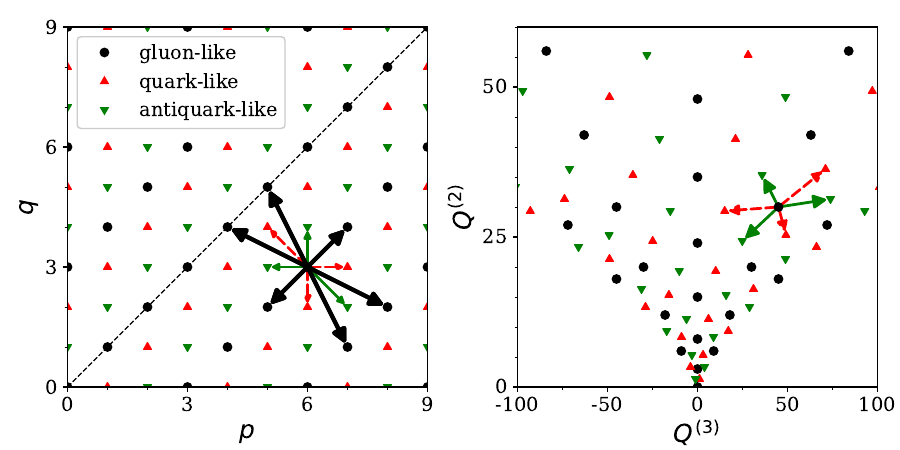

This figure's Python source:
import matplotlib.pyplot as plt
from matplotlib.lines import Line2D
import numpy as np
import os
from pylab import *
from matplotlib import ticker
from matplotlib.ticker import ScalarFormatter
import matplotlib.patches as patches
sformatter=ScalarFormatter(useOffset=True,useMathText=True)
sformatter.set_scientific(True)
sformatter.set_powerlimits((-2,3))

#plt.ticklabel_format(style='sci', axis='y', scilimits=(0,0))

font = {'family' : 'serif',
        'weight' : 'normal',
        'size'   : 14}
plt.rc('font', **font)
plt.rc('text', usetex=False)
plt.figure(figsize=(9,4.5))
fig = plt.figure(1)
x0=0.075
plotwidth=0.5-x0-0.025


delp_gluon=[-2,-1,1,2,1,-1]
delq_gluon=[1,2,-2,-1,1,-1]
delp_quark=[1,0,-1]
delq_quark=[0,-1,1]
delp_antiquark=[-1,0,1]
delq_antiquark=[0,1,-1]

####################################
p0=6
q0=3
####################################

gluondata = np.loadtxt('pq3_gluon.txt',skiprows=0,unpack=True)
pgluon=gluondata[0]
qgluon=gluondata[1]
Q2gluon=gluondata[2]
Q3gluon=gluondata[3]

quarkdata = np.loadtxt('pq3_quark.txt',skiprows=0,unpack=True)
pquark=quarkdata[0]
qquark=quarkdata[1]
Q2quark=quarkdata[2]
Q3quark=quarkdata[3]

antiquarkdata = np.loadtxt('pq3_antiquark.txt',skiprows=0,unpack=True)
pantiquark=antiquarkdata[0]
qantiquark=antiquarkdata[1]
Q2antiquark=antiquarkdata[2]
Q3antiquark=antiquarkdata[3]

#############################################

ax = fig.add_axes([x0,0.14,plotwidth,0.8])

xx=[0,50]
yy=[0,50]
plt.plot(xx,yy,linestyle='--',lw=1,color='k')

plt.plot(pgluon,qgluon,linestyle='None',marker='o',color='k',label='gluon-like')
plt.plot(pquark,qquark,linestyle='None',marker=(3,0,180),color='r',label='quark-like')
plt.plot(pantiquark,qantiquark,linestyle='None',marker=(3,0,0),color='g',label='antiquark-like')

ax.tick_params(axis='both', which='major', labelsize=14)
ax.set_xticks(np.arange(0,50,3), minor=False)
ax.set_xticklabels(np.arange(0,50,3), minor=False, family='serif')
ax.set_xticks(np.arange(00,50,1), minor=True)
ax.xaxis.set_major_formatter(ticker.FormatStrFormatter('%d'))
plt.xlim(-0.1,9.1)

ax.set_yticks(np.arange(0,50,3), minor=False)
ax.set_yticklabels(np.arange(0,50,3), minor=False, family='serif')
ax.set_yticks(np.arange(00,50,1), minor=True)
ax.yaxis.set_major_formatter(ticker.FormatStrFormatter('%0d'))
plt.ylim(-0.1,9.1)

plt.xlabel('$p$', fontsize=18, weight='normal')
plt.ylabel('$q$',fontsize=18)

for i in range(0,3):
  #plt.arrow(p0,q0,delp_quark[i],delq_quark[i], color='r',head_width=0.25, head_length=0.4, length_includes_head=True)
  
  #arrowstyle="Simple, tail_width=0.25,head_width=0.25, head_length=0.25"
  
  p2=patches.FancyArrowPatch((p0,q0), (p0+delp_quark[i],q0+delq_quark[i]), arrowstyle='-|>', ls='--', mutation_scale=10, lw=2, color='r')
  ax.add_patch(p2)
  #plt.arrow(p0,q0,delp_antiquark[i],delq_antiquark[i], color='g',head_width=0.25, head_length=0.4, length_includes_head=True)
  
  p2=patches.FancyArrowPatch((p0,q0), (p0+delp_antiquark[i],q0+delq_antiquark[i]), arrowstyle='-|>', mutation_scale=10, lw=2,color='g')
  ax.add_patch(p2)

for i in range(0,6):
  #plt.arrow(p0,q0,delp_gluon[i],delq_gluon[i], color='k',head_width=0.25, head_length=0.4, length_includes_head=True)
  p2=patches.FancyArrowPatch((p0,q0), (p0+delp_gluon[i],q0+delq_gluon[i]), arrowstyle='-|>', mutation_scale=20, lw=3, color='k')
  ax.add_patch(p2)
  #p2=patches.FancyArrowPatch((p0,q0), (p0+delp_gluon[i],q0+delq_gluon[i]), arrowstyle=arrowstyle, ls='--', lw=2, color='k')
  ax.add_patch(p2)
  
ax.legend(framealpha=100, loc="upper left")

#############################################

ax = fig.add_axes([x0+0.5,0.14,plotwidth,0.8])
plt.plot(Q3gluon,Q2gluon,linestyle='None',marker='o',color='k',label='pure glue')
plt.plot(Q3quark,Q2quark,linestyle='None',marker=(3,0,180),color='r',label='quark-like')
plt.plot(Q3antiquark,Q2antiquark,linestyle='None',marker=(3,0,0),color='g',label='antiquark-like')

ax.tick_params(axis='both', which='major', labelsize=14)
ax.set_xticks(np.arange(-2000,2000,50), minor=False)
ax.set_xticklabels(np.arange(-2000,2000,50), minor=False, family='serif')
ax.set_xticks(np.arange(-2000,2000,25), minor=True)
ax.xaxis.set_major_formatter(ticker.FormatStrFormatter('%0d'))
plt.xlim(-103,103)

ax.set_yticks(np.arange(0,1000,25), minor=False)
ax.set_yticklabels(np.arange(0,1000,25), minor=False, family='serif')
ax.set_yticks(np.arange(00,1000,5), minor=True)
ax.yaxis.set_major_formatter(ticker.FormatStrFormatter('%0d'))
plt.ylim(-1,60.0001)
#ax.set_yticks(0.1:1.0:10.0:100.0, minor=True)
#ax.yaxis.set_major_formatter(ticker.FormatStrFormatter('%.1e'))
ax.yaxis.set_major_formatter(sformatter)

plt.xlabel('$\langle Q^{(3)}\\rangle$', fontsize=18, weight='normal')
plt.ylabel('$\langle Q^{(2)}\\rangle$',fontsize=18)

Q20=(p0*p0+q0*q0+3.0*p0+3.0*q0+p0*q0)/3.0;
Q30=(p0-q0)*(3.0+p0+2.0*q0)*(3.0+q0+2.0*p0)/18.0;
for i in range(0,3):
  pf=p0+delp_quark[i]
  qf=q0+delq_quark[i]
  Q2f=(pf*pf+qf*qf+3.0*pf+3.0*qf+pf*qf)/3.0;
  Q3f=(pf-qf)*(3.0+pf+2.0*qf)*(3.0+qf+2.0*pf)/18.0;
  delQ2=Q2f-Q20
  delQ3=Q3f-Q30
  #plt.arrow(Q30,Q20,delQ3,delQ2, color='r',head_width=0.25, head_length=0.4, length_includes_head=True)
  p2=patches.FancyArrowPatch((Q30,Q20), (Q3f,Q2f), arrowstyle='-|>', mutation_scale=15, lw=2, ls='--', color='r')
  ax.add_patch(p2)
  
  
  pf=p0+delp_antiquark[i]
  qf=q0+delq_antiquark[i]
  Q2f=(pf*pf+qf*qf+3.0*pf+3.0*qf+pf*qf)/3.0;
  Q3f=(pf-qf)*(3.0+pf+2.0*qf)*(3.0+qf+2.0*pf)/18.0;
  delQ2=Q2f-Q20
  delQ3=Q3f-Q30
  #plt.arrow(Q30,Q20,delQ3,delQ2, color='g',head_width=0.25, head_length=0.4, length_includes_head=True)
  p2=patches.FancyArrowPatch((Q30,Q20), (Q3f,Q2f), arrowstyle='-|>', mutation_scale=20, lw=2, color='g')
  ax.add_patch(p2)

for i in range(0,6):
  pf=p0+delp_gluon[i]
  qf=q0+delq_gluon[i]
  Q2f=(pf*pf+qf*qf+3.0*pf+3.0*qf+pf*qf)/3.0;
  Q3f=(pf-qf)*(3.0+pf+2.0*qf)*(3.0+qf+2.0*pf)/18.0;
  delQ2=Q2f-Q20
  delQ3=Q3f-Q30
  #plt.arrow(Q30,Q20,delQ3,delQ2, color='k',head_width=5, head_length=6.0, length_includes_head=True)
  #p2=patches.FancyArrowPatch((Q30,Q20), (Q3f,Q2f), arrowstyle='-|>', mutation_scale=20, color='k')
  #ax.add_patch(p2)

#############################################

plt.savefig('pq3.pdf',format='pdf')
os.system('open -a Preview pq3.pdf')
